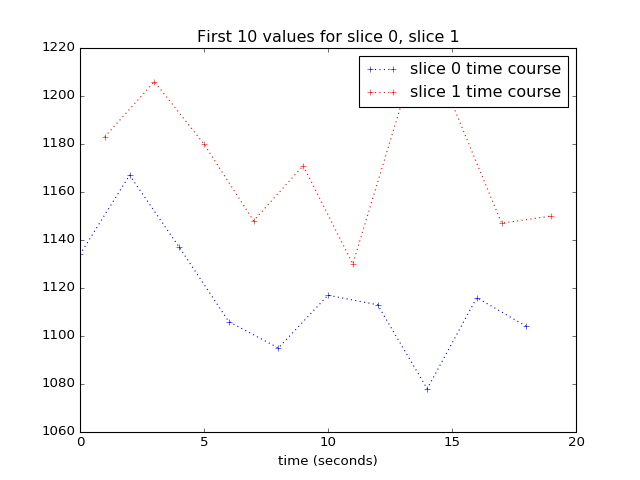

Reproduce this figure in Python.
plt.plot(times_slice_0[:10], time_course_slice_0[:10], 'b:+',
    label='slice 0 time course')
# [...]
plt.plot(times_slice_1[:10], time_course_slice_1[:10], 'r:+',
    label='slice 1 time course')
# [...]
plt.legend()
# <...>
plt.title('First 10 values for slice 0, slice 1')
# <...>
plt.xlabel('time (seconds)')  # doctest: +SKIP
# <...>
